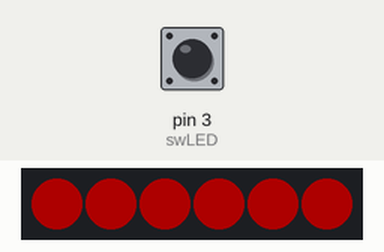
This sketch was run on a simulated Arduino Uno, built with avr-gcc and run on an emulated ATmega328P. Parts: 6 RGB LEDs in strip order, left to right. The test bench sets the inputs (shaded band); at power-on: pin 3 (swLED) HIGH. Dim RGB values are drawn brighter than linear.

Above: at 2.2 s.
2.3 s: pin 3 (swLED) pulled LOW for 3.2 s
At 5.57 s:
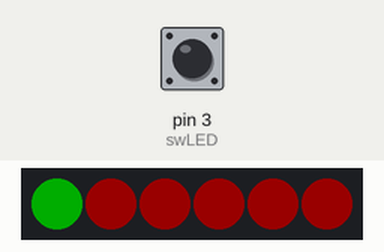
7.4 s: pin 3 (swLED) pulled LOW for 1 s
At 8.47 s:
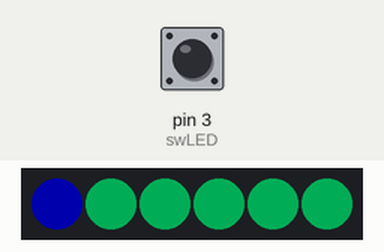
11.4 s: pin 3 (swLED) pulled LOW for 0.15 s
14.5 s: pin 3 (swLED) pulled LOW for 1 s
At 15.57 s:
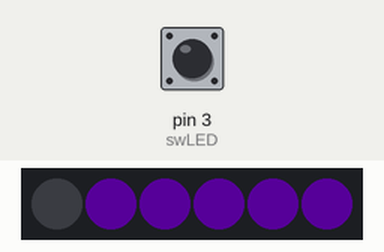
18.5 s: pin 3 (swLED) pulled LOW for 3.2 s
At 21.77 s:
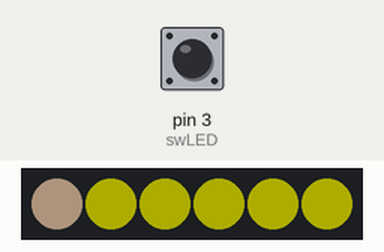
23.2 s: pin 3 (swLED) pulled LOW for 0.15 s
Timing chart, 0 to 27.3 s (numbered marks = the images above; inputs shaded):
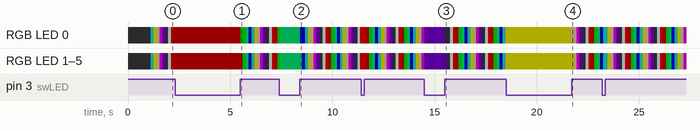

Measured:
- after the input at 2.3 s, the LEDs: change after 3.2 s (image 1)
- after the input at 18.5 s, the LEDs: change after 3.2 s (image 4)

The sketch:

workingLEDs.ino
```cpp
//programming--
//pb3 (pin 17) mosi
//pb4 (pin 18) miso
//pb5 (pin 19) sck

#include "RTClib.h"
#include <Adafruit_NeoPixel.h>

RTC_DS3231 rtc;

//switch pins
const int swLED = 3;  // switches are pull down resistors ( low, activate on high )
int lastSwLEDState = LOW;

//led data pin
const int ledData = A1;
const int numLEDs = 6;
const int ledBrightness = 50;
Adafruit_NeoPixel strip = Adafruit_NeoPixel(numLEDs, ledData, NEO_GRB + NEO_KHZ800);
enum ledStates {
  RED = 0,
  MAROON,
  GREEN,
  TEAL,
  BLUE,
  SEABLUE,
  YELLOW,
  PEACH,
  MAGENTA,
  INDIGO,
  BLACK,
  WHITE,
  LAST
};
ledStates ledState = BLUE;

void checkButtonPress(void (*)());
void incrementLEDState();

void setup(){
  pinMode(swLED, INPUT);

  pinMode(ledData, OUTPUT);

  delay(1000);
  strip.begin();
  strip.setBrightness(ledBrightness);
  strip.show();

  Serial.begin(9600);
}

void loop() {
  checkButtonPress(swLED,lastSwLEDState,incrementLEDState);
}

void checkButtonPress(int sw, boolean lastState, void (*incrementFunc)()) {
  boolean buttonState = digitalRead(sw);
  if ((buttonState == HIGH) && (lastState == LOW)) {
    delay(20);
    boolean newState = digitalRead(sw);
    if (newState == HIGH) {
      (*incrementFunc)();
      lastState = HIGH;
    }
  } else if ((buttonState == LOW) && (lastState == HIGH)) {
    delay(20);
    boolean newState = digitalRead(sw);
    if (newState == LOW) {
      lastState = LOW;
    }
  }
}


void colorWipe(uint32_t color, int wait) {
    for (int i = 0; i < strip.numPixels(); i++) {
        strip.setPixelColor(i, color); //  Set pixel's color (in RAM)
        strip.show();                  //  Update strip to match
        delay(wait);                   //  Pause for a moment
    }
}

void incrementLEDState() {
  ledState = ledStates(ledState + 1);
  if (ledState == LAST) {
    ledState = RED;
  }

  switch(ledState) {
    case RED:
      colorWipe(strip.Color(255, 0, 0), 20);
      break;
    case MAROON:
      colorWipe(strip.Color(128, 0, 0), 20);
      break;
    case GREEN:
      colorWipe(strip.Color(0, 255, 0), 20);
      break;
    case TEAL:
      colorWipe(strip.Color(0, 255, 127), 20);
      break;
    case BLUE:
      colorWipe(strip.Color(0, 0, 255), 20);
      break;
    case SEABLUE:
      colorWipe(strip.Color(32, 178, 170), 20);
      break;
    case YELLOW:
      colorWipe(strip.Color(255, 255, 0), 20);
      break;
    case PEACH:
      colorWipe(strip.Color(255, 218, 181), 20);
      break;
    case MAGENTA:
      colorWipe(strip.Color(255, 0, 255), 20);
      break;
    case INDIGO:
      colorWipe(strip.Color(75, 0, 130), 20);
      break;
    case BLACK:
      colorWipe(strip.Color(0, 0, 0), 20);
      break;
    case WHITE:
    default:
      colorWipe(strip.Color(255, 255, 255), 20);
      break;
  }
};
```
